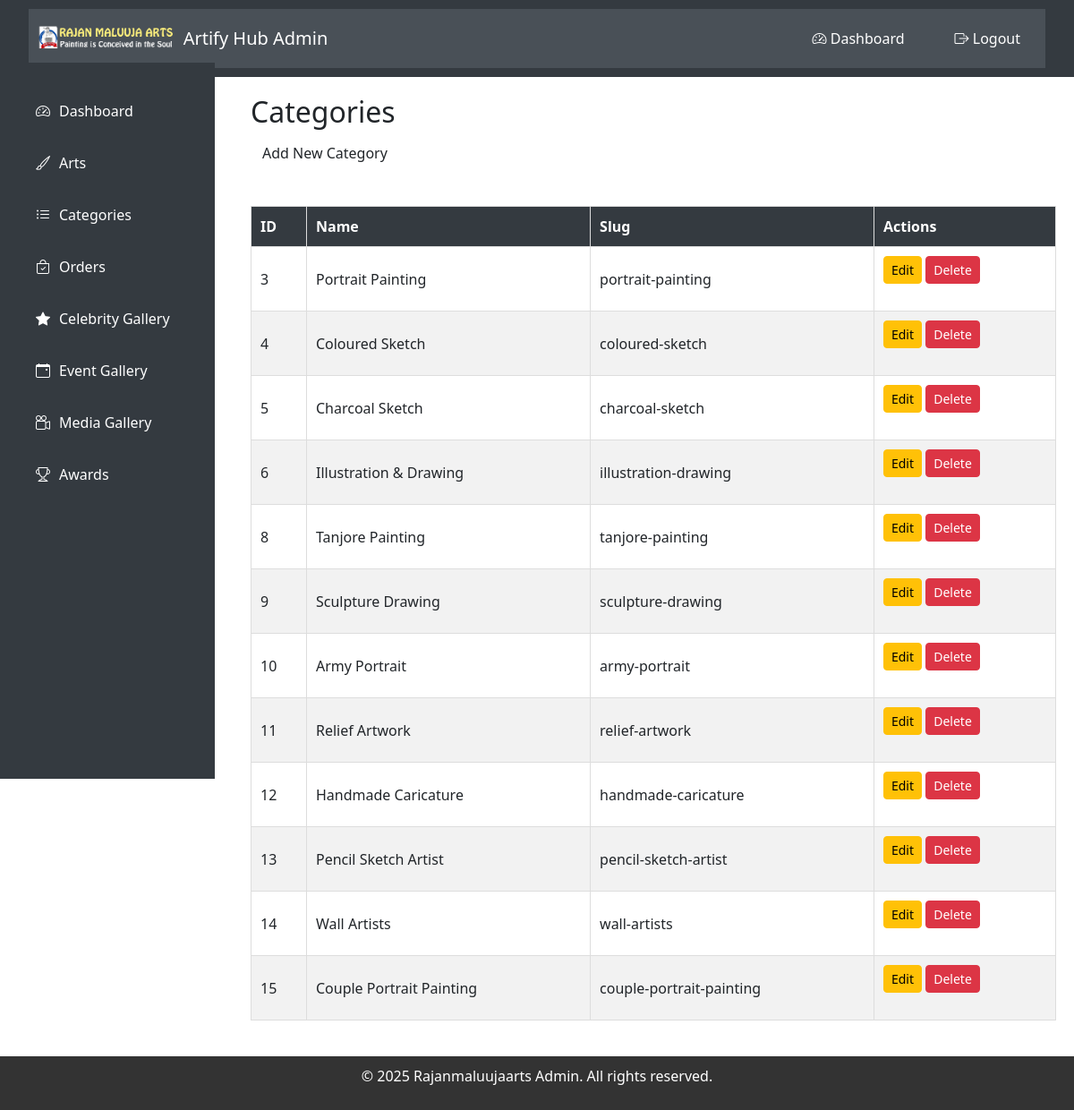
/admin/categories/list.php (signed in), run on the app's committed database.
### tables this page shows
CREATE TABLE `categories` (
  `id` int(11) NOT NULL,
  `name` varchar(255) NOT NULL,
  `slug` varchar(255) NOT NULL,
  `created_at` timestamp NOT NULL DEFAULT current_timestamp()
);

### admin/categories/list.php (the view, shortened to what this page needs)
<?php
require_once '../../includes/db.php';
$categories = $pdo->query("SELECT * FROM categories")->fetchAll();
?>
<!DOCTYPE html>
<html lang="en">
<head>
    <link rel="stylesheet" href="../../assets/css/admin.css">
</head>
<body>
    <?php include '../includes/header.php'; ?>
    <?php include '../includes/sidebar.php'; ?>
    <div class="content">
        <h2>Categories</h2>
        <a href="add.php" class="btn">Add New Category</a>
        <table>
            <thead>
                <tr>
                    <th>ID</th>
                    <th>Name</th>
                    <th>Slug</th>
                    <th>Actions</th>
                </tr>
            </thead>
            <tbody>
                <?php foreach ($categories as $category): ?>
                    <tr>
                        <td><?php echo $category['id']; ?></td>
                        <td><?php echo htmlspecialchars($category['name']); ?></td>
                        <td><?php echo htmlspecialchars($category['slug']); ?></td>
                        <td>
                            <a href="edit.php?id=<?php echo $category['id']; ?>" class="btn btn-warning btn-sm">Edit</a>
                            <a href="delete.php?id=<?php echo $category['id']; ?>" class="btn btn-danger btn-sm" onclick="return confirm('Are you sure?')">Delete</a>
                        </td>
                    </tr>
                <?php endforeach; ?>
            </tbody>
        </table>
    </div>
    <?php include '../includes/footer.php'; ?>
</body>
</html>

### admin/includes/header.php (shortened to what this page needs)
<!DOCTYPE html>
<html lang="en">
<head>
    <link href="https://cdn.jsdelivr.net/npm/bootstrap@5.3.0/dist/css/bootstrap.min.css" rel="stylesheet">
    <link href="https://cdn.jsdelivr.net/npm/bootstrap-icons@1.10.5/font/bootstrap-icons.css" rel="stylesheet">
    <link href="<?php echo BASE_URL; ?>assets/css/common.css" rel="stylesheet">
</head>
<body>
    <header class="admin-header">
        <div class="container-fluid">
            <nav class="navbar navbar-expand-lg navbar-dark">
                <a class="navbar-brand d-flex align-items-center" href="<?php echo ADMIN_URL; ?>dashboard.php">
                    <img src="<?php echo BASE_URL; ?>assets/images/logo.png" alt="Artify Hub Admin" class="me-2">
                    <span>Artify Hub Admin</span>
                </a>
                <div class="ms-auto">
                    <ul class="navbar-nav">
                        <li class="nav-item">
                            <a class="nav-link" href="<?php echo ADMIN_URL; ?>dashboard.php"><i class="bi bi-speedometer2"></i> Dashboard</a>
                        </li>
                        <li class="nav-item">
                            <a class="nav-link" href="<?php echo ADMIN_URL; ?>logout.php"><i class="bi bi-box-arrow-right"></i> Logout</a>
                        </li>
                    </ul>
                </div>
            </nav>
        </div>
    </header>
</body>
</html>

### admin/includes/sidebar.php (shortened to what this page needs)
<link href="https://cdn.jsdelivr.net/npm/bootstrap@5.3.0/dist/css/bootstrap.min.css" rel="stylesheet">
<link href="https://cdn.jsdelivr.net/npm/bootstrap-icons@1.10.5/font/bootstrap-icons.css" rel="stylesheet">
<div class="sidebar">
    <ul>
        <li><a href="<?php echo ADMIN_URL; ?>dashboard.php"><i class="bi bi-speedometer2"></i> Dashboard</a></li>
        <li><a href="<?php echo ADMIN_URL; ?>arts/list.php"><i class="bi bi-brush"></i> Arts</a></li>
        <li><a href="<?php echo ADMIN_URL; ?>categories/list.php"><i class="bi bi-list-ul"></i> Categories</a></li>
        <li><a href="<?php echo ADMIN_URL; ?>orders/list.php"><i class="bi bi-bag-check"></i> Orders</a></li>
        <li><a href="<?php echo ADMIN_URL; ?>celebrity/list.php"><i class="bi bi-star-fill"></i> Celebrity Gallery</a></li>
        <li><a href="<?php echo ADMIN_URL; ?>events/list.php"><i class="bi bi-calendar-event"></i> Event Gallery</a></li>
        <li><a href="<?php echo ADMIN_URL; ?>media/list.php"><i class="bi bi-camera-reels"></i> Media Gallery</a></li>
        <li><a href="<?php echo ADMIN_URL; ?>award/list-awards.php"><i class="bi bi-trophy"></i> Awards</a></li>
    </ul>
</div>

### admin/includes/footer.php
    <footer>
        <p>&copy; <?php echo date('Y'); ?> Rajanmaluujaarts Admin. All rights reserved.</p>
    </footer>
</body>
</html>

### assets/css/admin.css (style rules this page uses)
body { font-family: Arial, sans-serif; margin: 0; padding: 0; display: flex; flex-direction: column; min-height: 100vh; }
header { background: #333; color: #fff; padding: 10px 20px; display: flex; justify-content: space-between; align-items: center; }
header nav ul { list-style: none; display: flex; margin: 0; padding: 0; }
header nav ul li { margin: 0 10px; }
header nav ul li a { color: #fff; text-decoration: none; }
.sidebar { width: 200px; background: #f4f4f4; padding: 20px; position: fixed; top: 70px; bottom: 0; }
.sidebar ul { list-style: none; padding: 0; }
.sidebar ul li { margin-bottom: 10px; }
.sidebar ul li a { text-decoration: none; color: #333; }
.content { margin-left: 220px; padding: 20px; flex: 1; }
footer { background: #333; color: #fff; text-align: center; padding: 10px 0; }
table { width: 100%; border-collapse: collapse; margin: 20px 0; }
table th, table td { border: 1px solid #ddd; padding: 10px; text-align: left; }
.btn { display: inline-block; padding: 10px 20px; background: #333; color: #fff; text-decoration: none; border-radius: 5px; }

### assets/css/common.css (style rules this page uses)
body { font-family: Arial, sans-serif; margin: 0; padding: 0; background-color: #f9f9f9; color: #333; }
h1, h2, h3, h4, h5, h6 { color: #343a40; margin-bottom: 20px; }
a { text-decoration: none; color: #0d6efd; }
.navbar { background-color: #495057; padding: 10px 20px; display: flex; justify-content: space-between; align-items: center; }
.navbar a { color: white; margin: 0 10px; font-weight: 500; }
.sidebar { width: 240px; background-color: #343a40; color: white; position: fixed; height: 100%; padding-top: 20px; }
.sidebar ul { list-style: none; padding: 0; }
.sidebar ul li { margin: 10px 0; }
.sidebar ul li a { color: white; padding: 10px 20px; display: block; transition: background 0.3s; }
.content { margin-left: 260px; padding: 20px; }
table { width: 100%; border-collapse: collapse; margin: 20px 0; }
table th, table td { border: 1px solid #ddd; padding: 10px; text-align: left; }
table th { background-color: #343a40; color: white; }
table tr:nth-child(even) { background-color: #f2f2f2; }
.btn { display: inline-block; padding: 10px 20px; color: white; background-color: #0d6efd; border: none; border-radius: 5px; cursor: pointer; transition: background 0.3s; }

### admin/categories/list.php (style rules this page uses)
.content { margin-left: 260px; padding: 20px; transition: margin-left 0.3s ease; }
table { width: 100%; border-collapse: collapse; margin-top: 20px; }
table th, table td { border: 1px solid #ddd; padding: 10px; text-align: left; }
table th { background-color: #f4f4f4; }
.btn { display: inline-block; padding: 10px 15px; background-color: #007bff; color: #fff; text-decoration: none; border-radius: 5px; margin-bottom: 20px; transition: background-color 0.3s ease; }

### admin/includes/header.php (style rules this page uses)
.admin-header { background-color: #343a40; padding: 10px 20px; color: white; }
.admin-header .navbar-brand img { height: 40px; }
.admin-header .nav-link { color: white; font-weight: 500; }

### admin/includes/sidebar.php (style rules this page uses)
.sidebar { height: 100vh; background-color: #343a40; padding-top: 20px; position: fixed; width: 240px; }
.sidebar ul { list-style: none; padding-left: 0; }
.sidebar ul li { margin: 10px 0; }
.sidebar ul li a { color: #ffffff; text-decoration: none; padding: 12px 20px; display: flex; align-items: center; transition: 0.3s; }
.sidebar ul li a i { margin-right: 10px; }

### data on the page
categories: id "3", name "Portrait Painting", slug "portrait-painting"
categories: id "4", name "Coloured Sketch", slug "coloured-sketch"
categories: id "5", name "Charcoal Sketch", slug "charcoal-sketch"
categories: id "6", name "Illustration & Drawing", slug "illustration-drawing"
categories: id "8", name "Tanjore Painting", slug "tanjore-painting"
categories: id "9", name "Sculpture Drawing", slug "sculpture-drawing"
categories: id "10", name "Army Portrait", slug "army-portrait"
categories: id "11", name "Relief Artwork", slug "relief-artwork"
categories: id "12", name "Handmade Caricature", slug "handmade-caricature"
categories: id "13", name "Pencil Sketch Artist", slug "pencil-sketch-artist"
categories: id "14", name "Wall Artists", slug "wall-artists"
categories: id "15", name "Couple Portrait Painting", slug "couple-portrait-painting"
